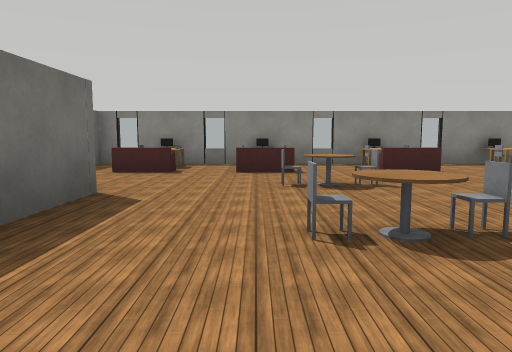
[1] (above)

24 first-person views from a walk through a world built for the Webots simulator. The camera is 1.2 m above the floor, tilts 6° down and sees 70° across. Doors are drawn as open doorways. The floor is counted in squares, 2 m on a side. Each view is taken from the middle of a square. On the plan, view 1 faces up. The plan holds only what a view shows up to about 10 squares ahead; the rest is blank. Webots' stock objects and surfaces are drawn as simple stand-ins.

[2]
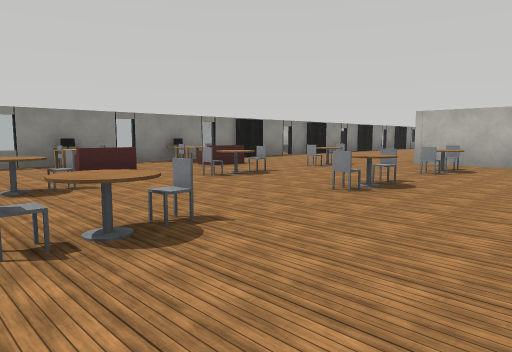

[3]
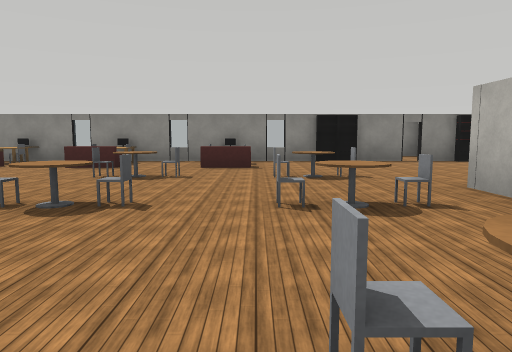

[4]
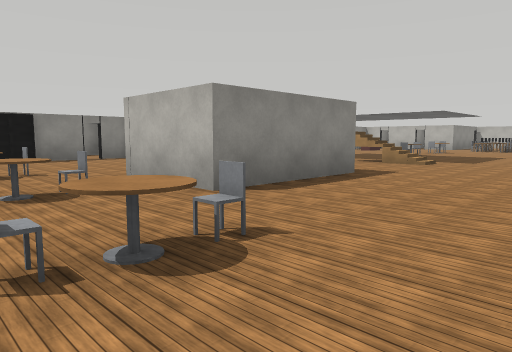

[5]
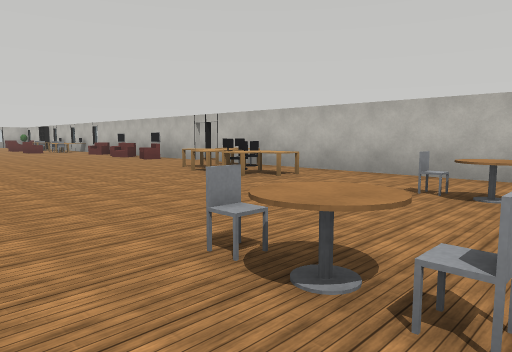

[6]
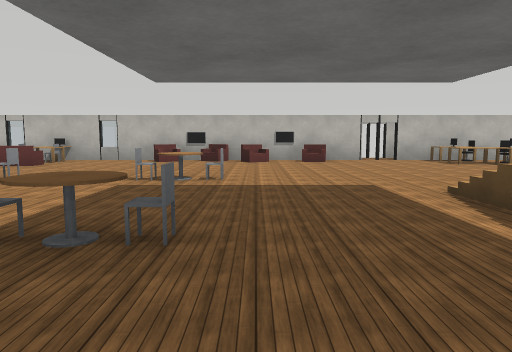

[7]
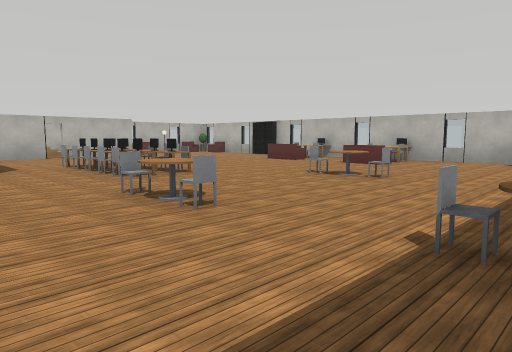

[8]
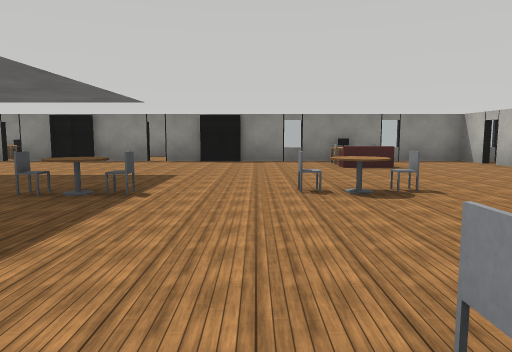

[9]
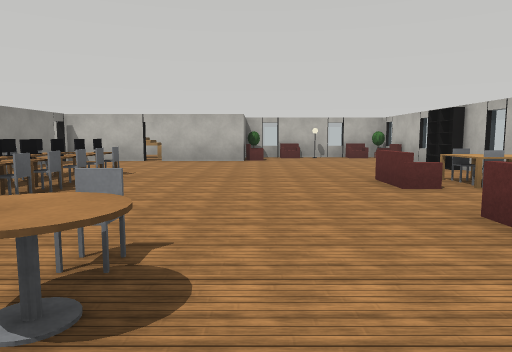

[10]
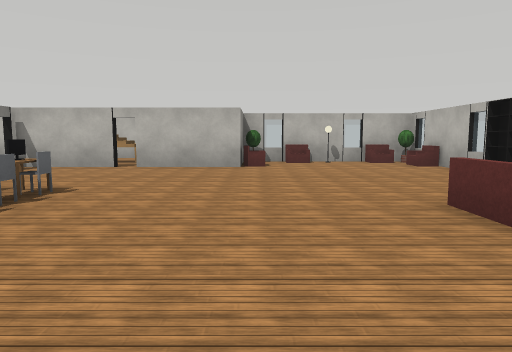

[11]
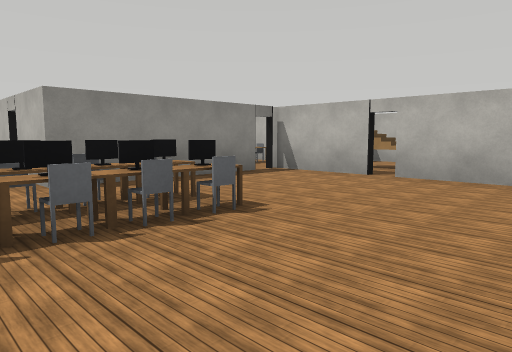

[12]
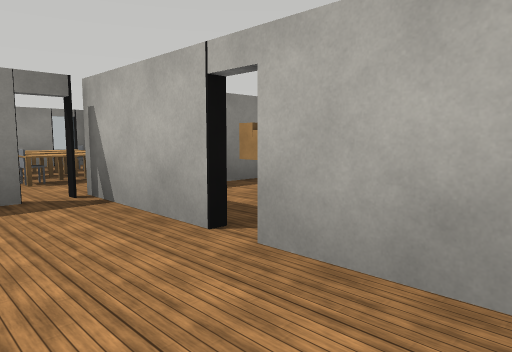

[13]
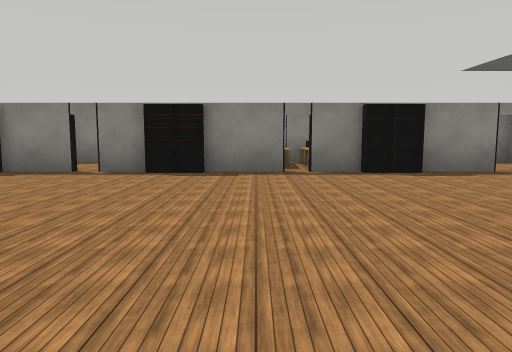

[14]
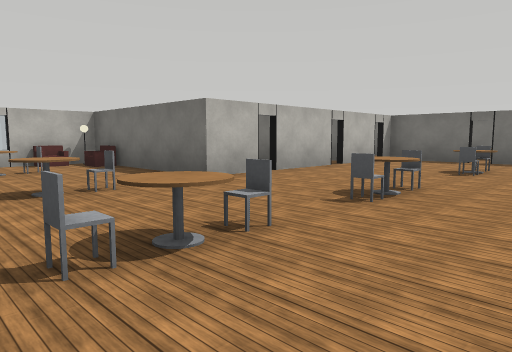

[15]
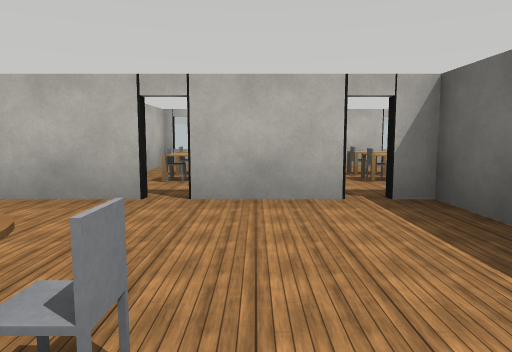

[16]
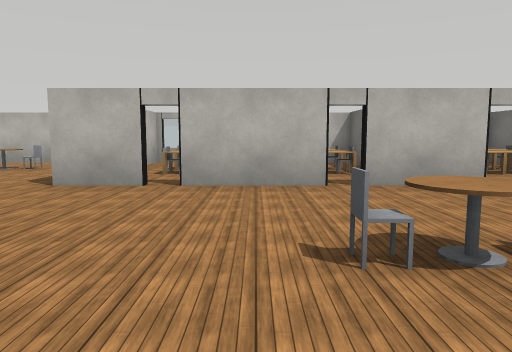

[17]
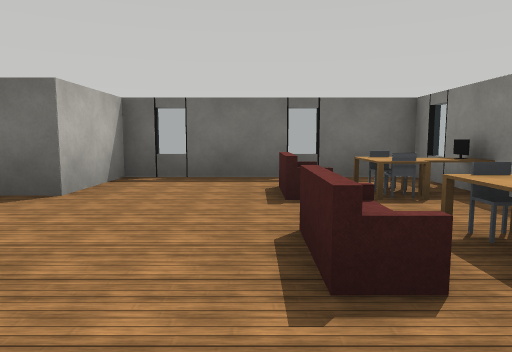

[18]
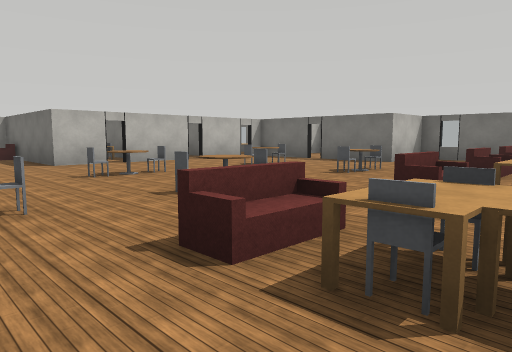

[19]
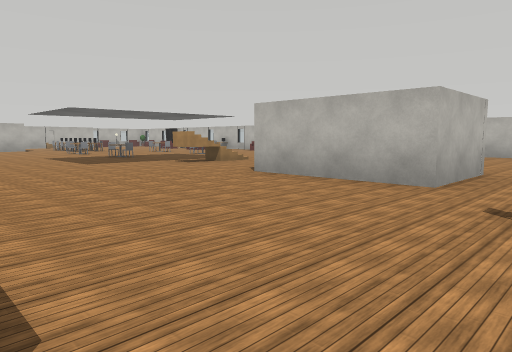

[20]
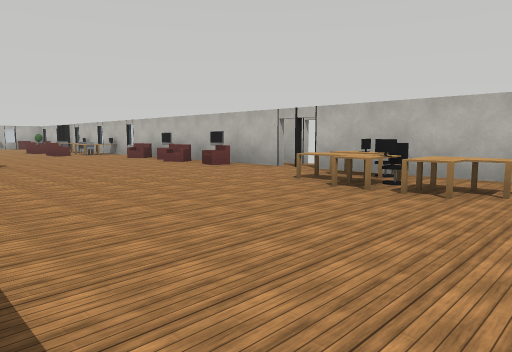

[21]
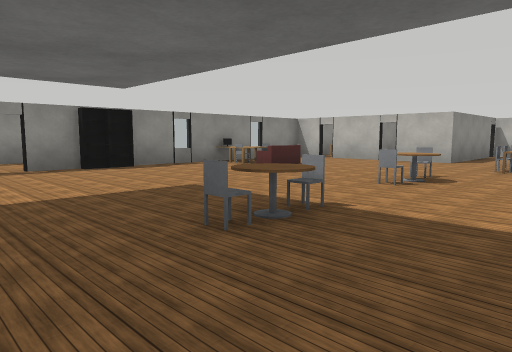

[22]
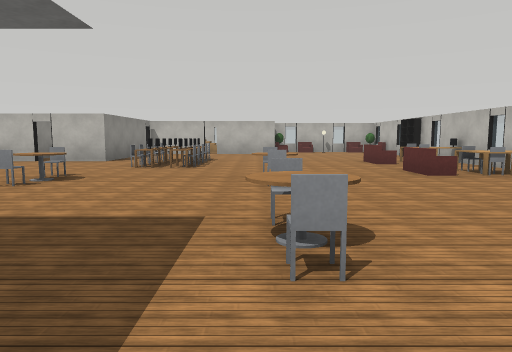

[23]
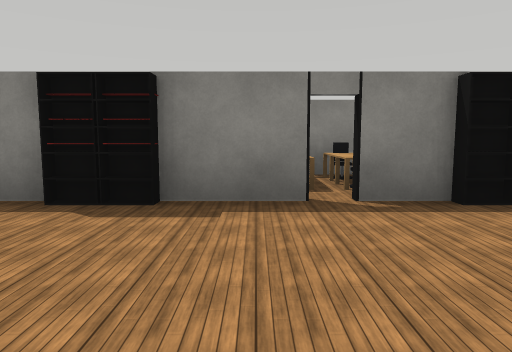

[24]
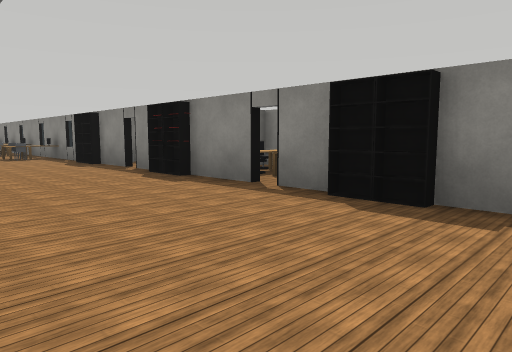

### Floor plan
Points are (right, up) in squares from view 1. A wall is a line through its corners. A room is listed if a view was taken in it or the views show most of it. See-through windows are left out.
Room 1 (views 1, 2, 3, 4, 5, 6, 7, 8, 9, 10, 11, 12, 13, 14, 15, 16, 17, 18, 19, 20, 21, 22, 23, 24)
walls: (11.7, 1.2) (8.6, 1.2) (8.6, 3.4) (11.6, 3.4); (14.9, 8.4) (14.4, 8.4); (14.1, -4.9) (26.5, -4.9); (17.2, 8.4) (16.4, 8.4); (10.6, 8.4) (10.1, 8.4); (9.9, 8.4) (-3.6, 8.4) (-3.6, 4) (-1.8, 4) (-1.8, 1.9); (14.1, -5.7) (14.9, -5.7); (6.9, -4.9) (13.2, -4.9); (19.2, 10.9) (17.7, 10.9); (3.4, -0.5) (4.5, -0.5) (4.5, -4.9); (25.3, 5.5) (25.3, 7.1); (25.3, 7.5) (25.3, 8.4) (17.6, 8.4); (1, -0.5) (3, -0.5); (28.9, 3.8) (25.3, 3.8) (25.3, 5.2); (-0.9, -0.5) (0.7, -0.5); (29.5, 1.8) (29.5, 4); (29.5, -0.6) (29.5, 1.5); (-1.8, 1.5) (-1.8, -0.5) (-1.3, -0.5); (28.4, -4.9) (29.5, -4.9); (31.2, -3.5) (31.2, -2.4)
ways out: opening at (17.5, 10); open door at (-2, 2); open door at (-1, -1); open door at (1, -1); open door at (3, -1); open door at (10, 8.5); open door at (13.5, -5.5); open door at (14, 8); open door at (17.5, 8.5); open door at (25, 6); open door at (29, 4); open door at (29.5, 2)
objects: sofa (-2, 6); chair (-2, 7); table (-2, 8); monitor (-1, 8); chair (0, 2); chair (0, 5); sofa (0, 6); chair (0, 7); other object (0, 8); chair (1, 2); round table (1, 5); other object (1, 7); other object (1, 8); round table (2, 2); chair (2, 5); other object (2, 7); chair (3, 2); chair (3, 5); sofa (3, 6); other object (3, 7); other object (3, 8); round table (4, 2); round table (4, 5); other object (4, 8); other object (5, -5); armchair (5, -4); chair (5, 2); chair (5, 5); sofa (5, 6) to (6, 6); chair (5, 7); table (5, 8); armchair (6, -5); chair (6, -3); chair (6, 0); chair (6, 2); chair (6, 5); chair (6, 7); other object (6, 8); chair (7, -3); round table (7, 0); chair (7, 2); round table (7, 5); round table (8, -3); chair (8, 0); round table (8, 2); other object (8, 5); shelf (8, 8); table (10, -3); office chair (11, -4); table (11, -3); monitor (11, -2); other object (12, -4); table (12, -3); shelf (12, 7); table (13, -4); stairs (15, 2); stairs (15, 3); shelf (15, 8); armchair (16, -4); shelf (16, 8); armchair (17, -4); chair (17, 0); chair (17, 3); armchair (18, -4); round table (18, 0); round table (18, 3); armchair (19, -4); chair (19, 0); chair (19, 3); shelf (19, 8); chair (20, 0); chair (20, 3); chair (21, -4); round table (21, 0); round table (21, 3); other object (22, -5); table (22, -4); sofa (22, -3); chair (22, 0); chair (22, 3); sofa (22, 6); other object (22, 7); other object (22, 8); chair (23, -4); other object (23, 2); other object (23, 7); other object (23, 8); chair (24, -4); chair (24, 1); desk (24, 2); other object (24, 3); other object (25, -5); table (25, -4); sofa (25, -3); chair (25, 1); chair (25, 2); monitor (25, 3); chair (26, -4); chair (26, 1); desk (26, 2); monitor (26, 3); shelf (27, -5); monitor (27, 2); shelf (28, -5); armchair (30, -5); armchair (30, -1); potted tree (31, -5); armchair (31, -4); other object (31, -3); armchair (31, -2); potted tree (31, -1)

Where each view was taken, in squares from view 1:
view 1: 0 up, 0 right, facing up
view 2: 0 up, 0 right, facing up-right
view 3: 1 down, 6 right, facing up
view 4: 2 down, 6 right, facing up-right
view 5: 1 up, 6 right, facing down-right
view 6: 5 up, 17 right, facing down
view 7: 5 up, 18 right, facing down-right
view 8: 1 down, 20 right, facing up
view 9: 1 down, 20 right, facing right
view 10: 1 down, 22 right, facing right
view 11: 1 down, 24 right, facing up-right
view 12: 0 up, 28 right, facing up-right
view 13: 2 up, 13 right, facing up
view 14: 4 up, 8 right, facing down-left
view 15: 3 up, 0 right, facing down
view 16: 4 up, 2 right, facing down
view 17: 6 up, 2 right, facing left
view 18: 8 up, 7 right, facing down-left
view 19: 8 up, 7 right, facing down-right
view 20: 1 up, 9 right, facing down-right
view 21: 1 up, 16 right, facing up-right
view 22: 0 up, 16 right, facing right
view 23: 5 up, 13 right, facing up
view 24: 5 up, 17 right, facing up-left
